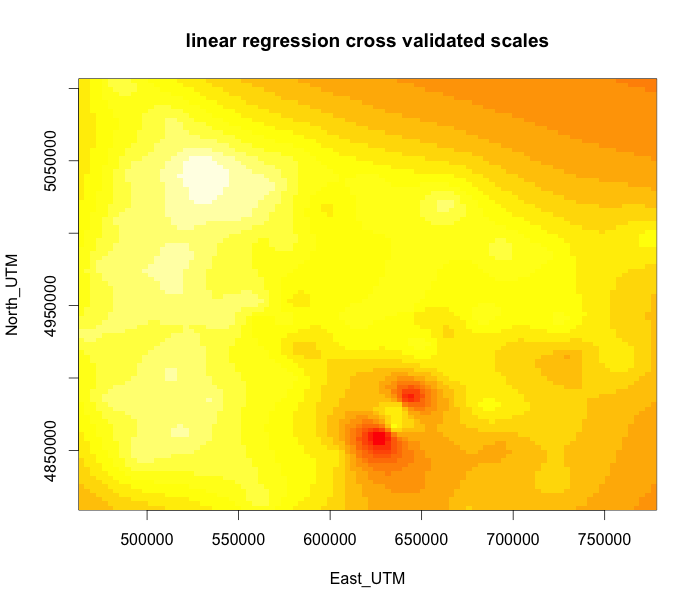

Recreate this plot in R.
library(glmnet)
library(caret)
location<-read.table('./Locations.txt',sep=" ",header=TRUE)
temperature<-read.table('./Oregon_Met_Data.txt',sep=" ",header=TRUE)
# ignore data points of value 9999
temperature<-temperature[temperature$Tmin_deg_C!=9999,]
# join tables by SID
result<-merge(location[,c("SID","East_UTM","North_UTM")], temperature[,c("SID","Time","Tmin_deg_C")], by="SID")

# 100 * 100 grid
xmin<-min(result$East_UTM)
xmax<-max(result$East_UTM)
ymin<-min(result$North_UTM)
ymax<-max(result$North_UTM)
xvec<-seq(xmin,xmax,length=100)
yvec<-seq(ymin,ymax,length=100)
preds<-rep(0,10000)
# these are the points
pmat<-matrix(0,nrow=100*100, ncol=2)
ptr<-1
for (i in 1:100) {
  for (j in 1:100) {
    pmat[ptr,1]<-xvec[i]
    pmat[ptr,2]<-yvec[j]
    ptr<-ptr+1
  }
}
zmat<-matrix(0, nrow=100, ncol=100)

# build tables by time (days)
alldata<-list()
for (i in 1:1827) {
  tmp<-result[result$Time==i,]
  alldata[[i]]<-tmp[,c("East_UTM","North_UTM","Tmin_deg_C")]
  
  # train on this day
  data<-alldata[[i]]
  data<-as.matrix(data[,c('East_UTM','North_UTM','Tmin_deg_C')])
  xmat<-data[,c(1,2)]
  y<-as.vector(data[,3])
  # training - cross validation for best scale
  srange<-seq(90,140,10)
  mses<-rep(0,length(srange))
  flds<-createFolds(y, k = 5, list = TRUE, returnTrain = FALSE)
  for (k in 1:5) {
    index<-1
    for (scale in srange) {
      # build the gram matrix with gaussian kernel
      xTrain<-xmat[flds[[k]],]
      xTest<-xmat[-flds[[k]],]
      yTrain<-y[flds[[k]]]
      yTest<-y[-flds[[k]]]
      spaces<-dist(xTrain,method="euclidean",diag=FALSE,upper=FALSE)
      msp<-as.matrix(spaces)
      wmat<-exp(-msp/(2*scale^2))
      wmod<-glmnet(wmat, yTrain, lambda=0)
      # test on held out data
      diff_ij<-function(i,j) sqrt(rowSums((xTest[i,]-xTrain[j,])^2))
      distsampletopts<-outer(seq_len(dim(xTest)[1]),seq_len(dim(xTrain)[1]), diff_ij)
      wmat<-exp(-distsampletopts/(2*scale^2))
      ypred<-predict.glmnet(wmod, wmat, lambda=0)
      # compute mse
      mse<-sum((yTest - ypred)^2) / nrow(xTest)
      mses[index]<-mses[index]+mse
      index<-index+1
    }
  }
  bestScale<-srange[which.min(mses)]
  # use cv scale to train and predict
  spaces<-dist(xmat,method="euclidean",diag=FALSE,upper=FALSE)
  msp<-as.matrix(spaces)
  wmat<-exp(-msp/(2*bestScale^2))
  wmod<-glmnet(wmat, y, lambda=0)
  
  diff_ij<-function(i,j) sqrt(rowSums((pmat[i,]-xmat[j,])^2))
  distsampletopts<-outer(seq_len(10000),seq_len(dim(xmat)[1]), diff_ij)
  wmat<-exp(-distsampletopts/(2*bestScale^2))
  pred<-predict.glmnet(wmod, wmat, lambda=0)
  preds<-preds+pred

}
preds<-preds/1827
ptr<-1
for (i in 1:100) {
  for (j in 1:100) {
    zmat[i,j]<-preds[ptr]
    ptr<-ptr+1
  }
}
wscale=max(abs(min(preds)), abs(max(preds)))
image(xvec, yvec, (zmat+wscale)/(2*wscale),xlab='East_UTM', ylab='North_UTM', col=heat.colors(20,alpha = 1), useRaster=TRUE, main="linear regression cross validated scales")
